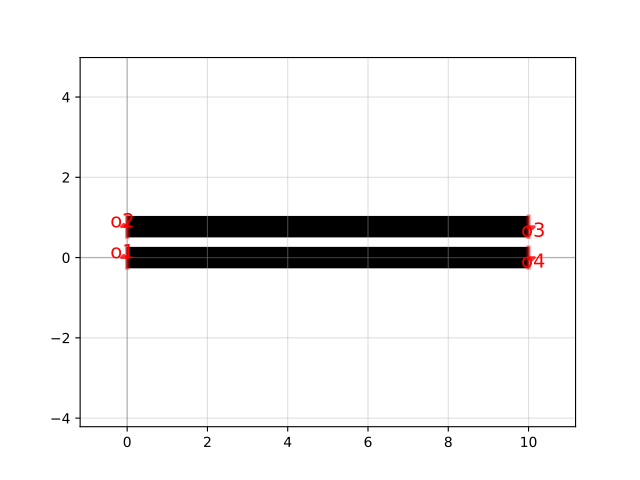

Source code (Python):
import gdsfactory as gf

c = gf.components.coupler_straight(length=10.0, gap=0.27)
c.plot()
